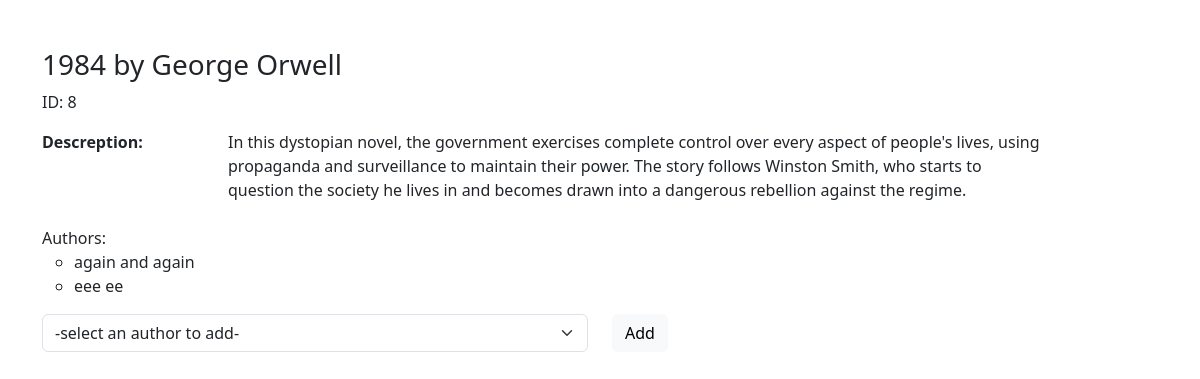
Page /books/8 on the earlier database version.
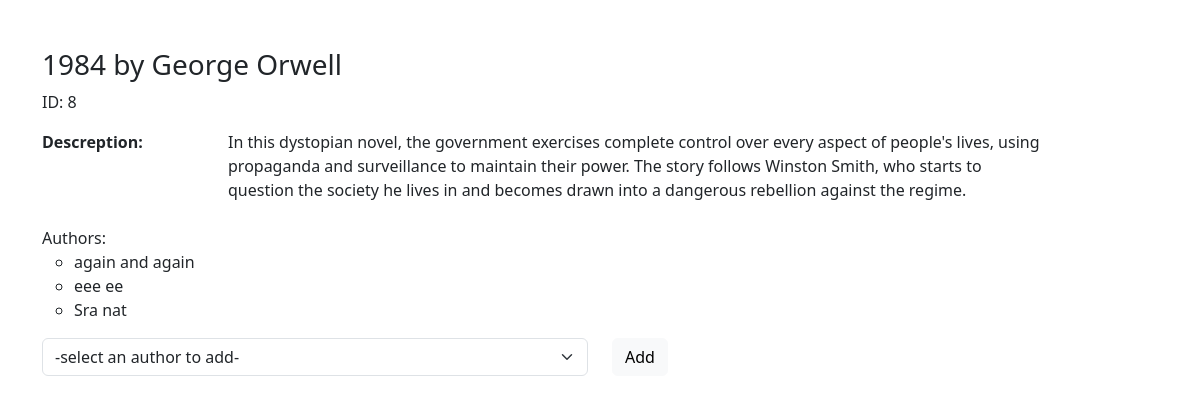
Same page on the later database version.
### books_authors/models.py (models this page shows)
class Author(models.Model):
    first_name = models.CharField(max_length=45)
    last_name = models.CharField(max_length=45)
    notes = models.TextField(default="Null")
    books = models.ManyToManyField(Book, related_name="authors")
    created_at = models.DateTimeField(auto_now_add=True)
    updated_at = models.DateTimeField(auto_now=True)

### books_authors/views.py (the view)
# urls.py: path('books/<int:number>',views.showBooks),
def showBooks(request,number):
  book_to_grab=Book.objects.get(id=number)
  context={
      'book_to_grab':book_to_grab,
      'all_authors':Author.objects.all(),
  }
  return render(request,"showbooks.html",context)

### books_authors/templates/showbooks.html (shortened to what this page needs)
<!DOCTYPE html>
<html lang="en">
  <head>
    <link
      href="https://cdn.jsdelivr.net/npm/bootstrap@5.3.0-alpha1/dist/css/bootstrap.min.css"
      rel="stylesheet"
    />
  </head>
  <body>
    <div class="container container-sm container-md mt-5">
      <div class="row">
        <hgroup>
          <h3>{{book_to_grab.title}}</h3>
          <p>ID: {{book_to_grab.id}}</p>
        </hgroup>
        <dl class="row">
          <dt class="col-sm-2">Descreption:</dt>
          <dd class="col-sm-9">{{book_to_grab.desc}}</dd>
        </dl>
      </div>
      <ul class="list-unstyled">
        <li>
          Authors:
          <ul>
            {%for author in book_to_grab.authors.all %}
            <li>{{author.first_name}} {{author.last_name}}</li>
            {%endfor%}
          </ul>
        </li>
      </ul>
      <div class="row">
        <div class="col-6">
          <form action="/addAuthorsToBook" method="post">
            <select class="form-select" aria-label="Default select example" name="author_id">
              <option selected>-select an author to add- </option>
            </select>
          </div>
          <div class="col-2">
            <button type="submit" class="btn btn-light">Add</button>
          </div>
      </div>
    </div>
  </body>
</html>

Differences in the rows shown:
added Author: first_name "Sra", last_name "nat"
